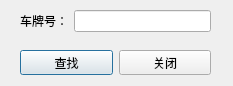
<?xml version="1.0" encoding="UTF-8"?>
<ui version="4.0">
 <class>CDlgBlacklistLocation</class>
 <widget class="QDialog" name="CDlgBlacklistLocation">
  <property name="geometry">
   <rect>
    <x>0</x>
    <y>0</y>
    <width>233</width>
    <height>86</height>
   </rect>
  </property>
  <property name="minimumSize">
   <size>
    <width>233</width>
    <height>86</height>
   </size>
  </property>
  <property name="maximumSize">
   <size>
    <width>233</width>
    <height>86</height>
   </size>
  </property>
  <property name="windowTitle">
   <string>黑名单车记录查找</string>
  </property>
  <widget class="QWidget" name="layoutWidget">
   <property name="geometry">
    <rect>
     <x>20</x>
     <y>10</y>
     <width>191</width>
     <height>22</height>
    </rect>
   </property>
   <layout class="QHBoxLayout" name="horizontalLayout">
    <item>
     <widget class="QLabel" name="label">
      <property name="text">
       <string>车牌号：</string>
      </property>
     </widget>
    </item>
    <item>
     <widget class="QLineEdit" name="edtPlate"/>
    </item>
   </layout>
  </widget>
  <widget class="QWidget" name="layoutWidget">
   <property name="geometry">
    <rect>
     <x>20</x>
     <y>50</y>
     <width>191</width>
     <height>25</height>
    </rect>
   </property>
   <layout class="QHBoxLayout" name="horizontalLayout_2">
    <item>
     <widget class="QPushButton" name="btnOk">
      <property name="text">
       <string>查找</string>
      </property>
     </widget>
    </item>
    <item>
     <widget class="QPushButton" name="btnClose">
      <property name="text">
       <string>关闭</string>
      </property>
     </widget>
    </item>
   </layout>
  </widget>
 </widget>
 <resources/>
 <connections/>
</ui>
